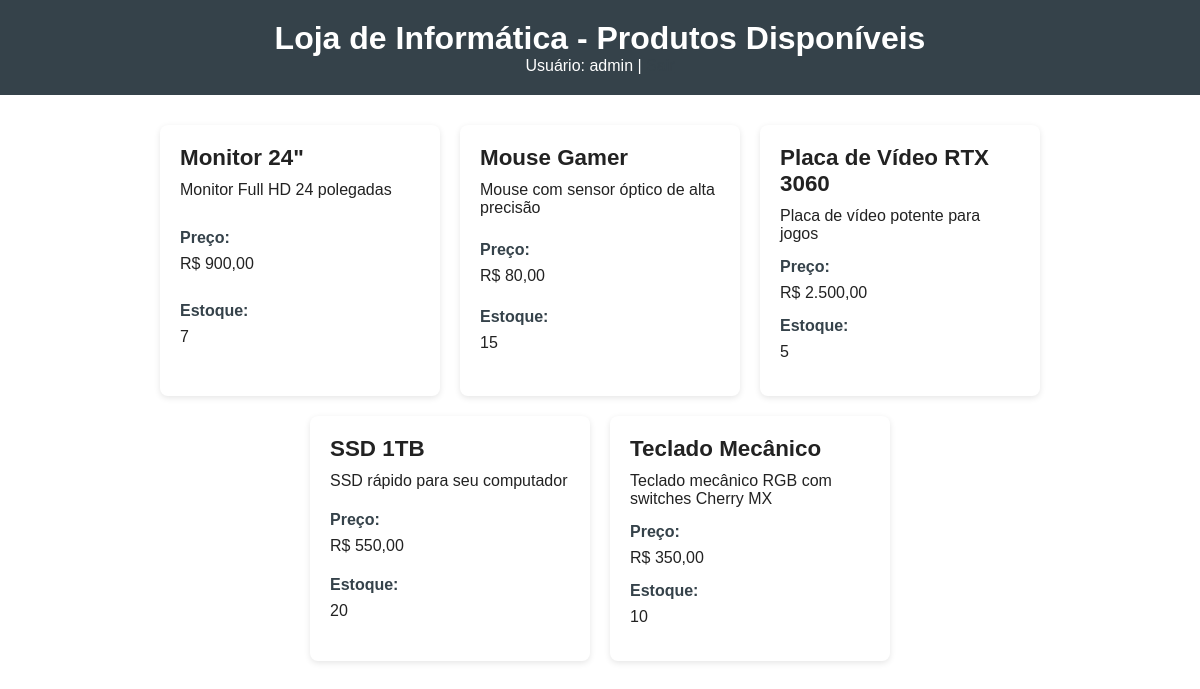
The app's page /view/index.php (signed in) with its own data.
### tables this page shows
CREATE TABLE IF NOT EXISTS produtos (
    id INT AUTO_INCREMENT PRIMARY KEY,
    nome VARCHAR(100) NOT NULL,
    descricao TEXT,
    preco DECIMAL(10,2) NOT NULL,
    estoque INT NOT NULL DEFAULT 0
);

### view/index.php (the view, shortened to what this page needs)
<?php
require 'conexao.php';
$stmt = $pdo->query("SELECT * FROM produtos WHERE estoque > 0 ORDER BY nome ASC");
$produtos = $stmt->fetchAll();
?>
<!DOCTYPE html>
<html lang="pt-BR">
<head>
    <link rel="stylesheet" href="assets/style.css" />
</head>
<body class="claro">
    <header>
        <h1>Loja de Informática - Produtos Disponíveis</h1>
        <p>Usuário: <?= htmlspecialchars($_SESSION['usuario']) ?> | <a href="logout.php">Sair</a></p>
    </header>
    <div class="container product-list">
        <?php foreach ($produtos as $produto): ?>
            <div class="product">
                <h2><?= htmlspecialchars($produto['nome']) ?></h2>
                <p><?= htmlspecialchars($produto['descricao']) ?></p>
                <p><strong>Preço:</strong> R$ <?= number_format($produto['preco'], 2, ',', '.') ?></p>
                <p><strong>Estoque:</strong> <?= $produto['estoque'] ?></p>
            </div>
        <?php endforeach; ?>
    </div>
</body>
</html>

### assets/style.css (style rules this page uses)
* { margin: 0; padding: 0; box-sizing: border-box; }
body { font-family: Arial, sans-serif; background-color: #f4f4f4; color: #222; min-height: 100vh; display: flex; flex-direction: column; }
body.claro { background-color: #ffffff; color: #222222; }
header { background-color: #35424a; color: white; padding: 20px; text-align: center; }
.container { width: 90%; max-width: 1000px; margin: 30px auto; }
.product-list { display: flex; flex-wrap: wrap; gap: 20px; justify-content: center; }
.product { background-color: #fff; border-radius: 8px; box-shadow: 0 2px 6px rgba(0,0,0,0.1); width: 280px; padding: 20px; display: flex; flex-direction: column; justify-content: space-between; transition: transform 0.2s ease-in-out; }
.product h2 { font-size: 1.4em; margin-bottom: 10px; }
.product p { margin-bottom: 15px; flex-grow: 1; }
.product strong { display: block; margin-bottom: 8px; font-weight: bold; color: #35424a; }
a { color: #35424a; }

### records on screen
produtos: nome "Monitor 24\"", descricao "Monitor Full HD 24 polegadas", preco "900,00", estoque "7"
produtos: nome "Mouse Gamer", descricao "Mouse com sensor óptico de alta precisão", preco "80,00", estoque "15"
produtos: nome "Placa de Vídeo RTX 3060", descricao "Placa de vídeo potente para jogos", preco "2.500,00", estoque "5"
produtos: nome "SSD 1TB", descricao "SSD rápido para seu computador", preco "550,00", estoque "20"
produtos: nome "Teclado Mecânico", descricao "Teclado mecânico RGB com switches Cherry MX", preco "350,00", estoque "10"

### other values on screen
$_SESSION['usuario'] "admin"
